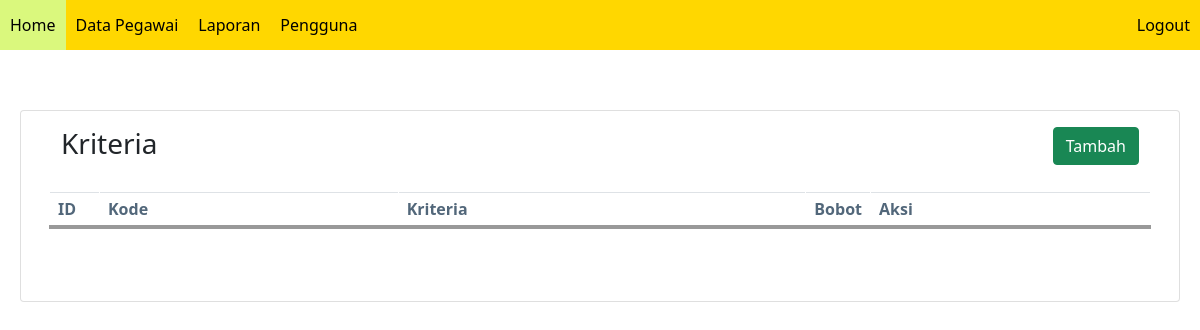
Before: /kriteria.php (signed in) with the older database file.
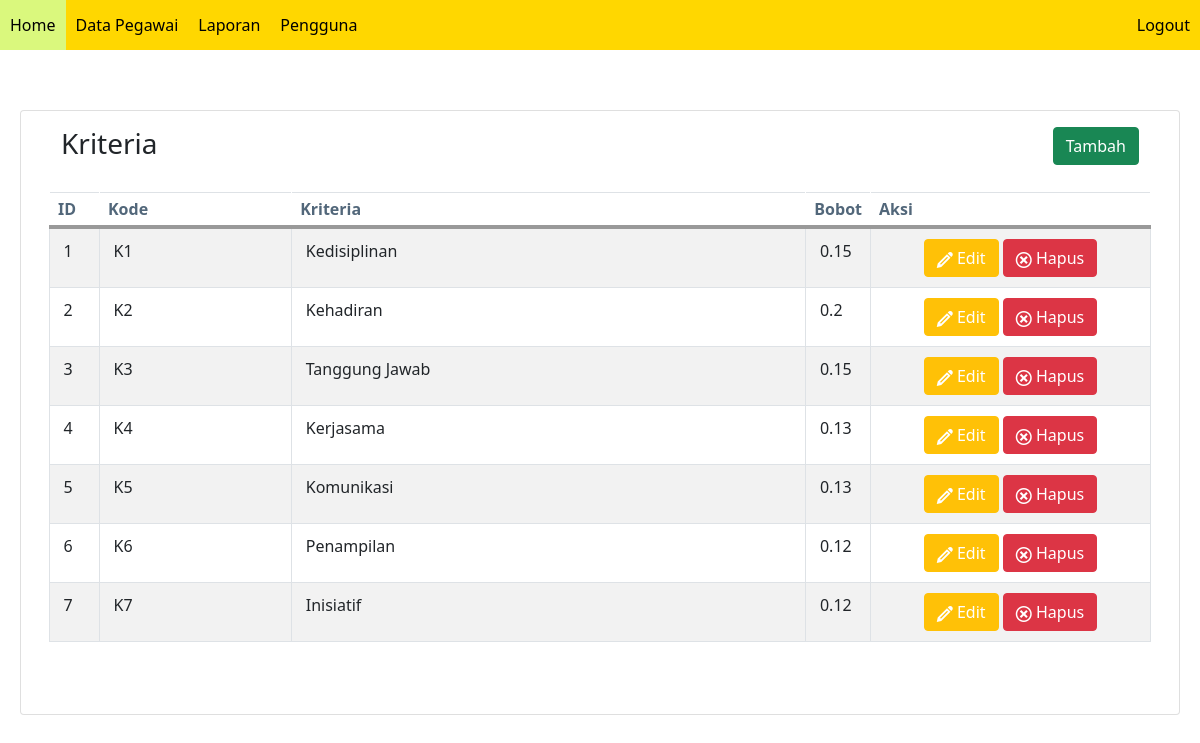
After: the same page with the newer database file.
### tables this page shows
CREATE TABLE `smart_kriteria` (
  `id_kriteria` int(11) NOT NULL,
  `kode_kriteria` varchar(45) NOT NULL,
  `nama_kriteria` varchar(45) NOT NULL,
  `bobot_kriteria` double NOT NULL
);

### kriteria.php (the view, shortened to what the changed rows need)
<?php
include "header.php";
$page = isset($_GET['page']) ? $_GET['page'] : "";
?>
<div class="card card-primary card-outline">
	<div class="card-body">
			<?php
			if ($page == 'form') {
			?>
				<div class="cell colspan2 align-right">
					<a href="kriteria.php" role="button" style="color: white;" class="btn btn-info">Kembali</a>
				</div>
		</div>
		<p></p>
		<?php
				if (isset($_POST['simpan'])) {
					$stmt = $db->prepare("select sum(bobot_kriteria) as bbtk from smart_kriteria");
					$stmt->execute();
					$row = $stmt->fetch();
					if ($_POST['bobot'] <= 100) {
						$bbt = $_POST['bobot'] / 100;
						$bbtk = $bbt + $row['bbtk'];
						if ($bbtk <= 1) {
							$nama = $_POST['nama'];
							$kode = $_POST['kode'];
							$bobot = $_POST['bobot'] / 100;
							$stmt2 = $db->prepare("insert into smart_kriteria values('',?,?,?)");
							$stmt2->bindParam(1, $kode);
							$stmt2->bindParam(2, $nama);
							$stmt2->bindParam(3, $bobot);
							if ($stmt2->execute()) {
		?>
						<script type="text/javascript">
							location.href = 'kriteria.php'
						</script>
					<?php
							} else {
					?>
						<script type="text/javascript">
							alert('Gagal menyimpan data')
						</script>
					<?php
							}
						} else {
					?>
					<script type="text/javascript">
						alert('Bobot haruslah 100% jika dijumlahkan semua kriteria')
					</script>
				<?php
						}
					} else {
				?>
				<script type="text/javascript">
					alert('Maaf nilai bobot maksimal 100')
				</script>
				<?php
					}
				}
				if (isset($_POST['update'])) {
					$stmt = $db->prepare("select sum(bobot_kriteria) as bbtk from smart_kriteria");
					$stmt->execute();
					$row = $stmt->fetch();
					if ($_POST['bobot'] <= 100) {
						$bbt = $_GET['bobot'];
						$bbt2 = $_POST['bobot'] / 100;
						$bbtk = $row['bbtk'] - $bbt;
						$bbtk2 = $bbtk + $bbt2;
						if ($bbtk2 <= 1) {
							$id = $_POST['id'];
							$kode = $_POST['kode'];
							$nama = $_POST['nama'];
							$bobot = $_POST['bobot'] / 100;
							$stmt2 = $db->prepare("update smart_kriteria set kode_kriteria=?, nama_kriteria=?, bobot_kriteria=? where id_kriteria=?");
							$stmt2->bindParam(1, $kode);
							$stmt2->bindParam(2, $nama);
							$stmt2->bindParam(3, $bobot);
							$stmt2->bindParam(4, $id);
							if ($stmt2->execute()) {
				?>
						<script type="text/javascript">
							location.href = 'kriteria.php'
						</script>
					<?php
							} else {
					?>
						<script type="text/javascript">
							alert('Gagal mengubah data')
						</script>
					<?php
							}
						} else {
					?>
					<script type="text/javascript">
						alert('Bobot haruslah 100% jika dijumlahkan semua kriteria')
					</script>
				<?php
						}
					} else {
				?>
				<script type="text/javascript">
					alert('Maaf nilai bobot maksimal 100')
				</script>
		<?php
					}
				}
		?>
		<form method="post">
			<input type="hidden" name="id" value="<?php echo isset($_GET['id']) ? $_GET['id'] : ''; ?>">
			<label>Kode Kriteria</label>
			<div class="input-control text full-size">
				<input type="text" name="kode" placeholder="Kode Kriteria" value="<?php echo isset($_GET['kode']) ? $_GET['kode'] : ''; ?>">
			</div>
			<label>Nama Kriteria</label>
			<div class="input-control text full-size">
				<input type="text" name="nama" onkeypress="return event.charCode < 48 || event.charCode  >57" placeholder="Nama Kriteria" value="<?php echo isset($_GET['nama']) ? $_GET['nama'] : ''; ?>">
			</div>
			<label>Bobot</label>
			<div class="input-control text full-size">
				<input type="number" name="bobot" placeholder="Bobot %" value="<?php echo isset($_GET['bobot']) ? $_GET['bobot'] * 100 : ''; ?>">
			</div>
			<?php
				if (isset($_GET['id'])) {
			?>
				<button type="submit" name="update" class="button warning">Update</button>
			<?php
				} else {
			?>
				<button type="submit" name="simpan" class="button primary">Simpan</button>
			<?php
				}
			?>
		</form>
	<?php
			} else {
	?>
		<table class="table table-bordered table-striped" data-role="datatable" data-searching="true">
			<thead>
				<tr>
					<th width="50">ID</th>
					<th>Kode</th>
					<th>Kriteria</th>
					<th width="50">Bobot</th>
					<th width="280">Aksi</th>
				</tr>
			</thead>
			<tbody>
				<?php
						$stmt = $db->prepare("select * from smart_kriteria");
						$stmt->execute();
						$no = 1;
						while ($row = $stmt->fetch()) {
				?>
					<tr>
						<td><?php echo $no++ ?></td>
						<td><?php echo $row['kode_kriteria'] ?></td>
						<td><?php echo $row['nama_kriteria'] ?></td>
						<td><?php echo $row['bobot_kriteria'] ?></td>
						<td class="align-center">
							<a href="?page=form&id=<?php echo $row['id_kriteria'] ?>&kode=<?php echo $row['kode_kriteria'] ?>&nama=<?php echo $row['nama_kriteria'] ?>&bobot=<?php echo $row['bobot_kriteria'] ?>" role="button" style="color: white;" class="btn btn-warning"><span class="mif-pencil icon"></span> Edit</a>
							<a href="?page=hapus&id=<?php echo $row['id_kriteria'] ?>" role="button" style="color: white;" class="btn btn-danger"><span class="mif-cancel icon"></span> Hapus</a>
						</td>
					</tr>
				<?php
						}
				?>
			</tbody>
		</table>
	</div>
</div>
<?php
			}
			include "footer.php";
?>

Changed rows visible on the page:
added smart_kriteria: kode_kriteria "K1", nama_kriteria "Kedisiplinan", bobot_kriteria "0.15"
added smart_kriteria: kode_kriteria "K2", nama_kriteria "Kehadiran", bobot_kriteria "0.2"
added smart_kriteria: kode_kriteria "K3", nama_kriteria "Tanggung Jawab", bobot_kriteria "0.15"
added smart_kriteria: kode_kriteria "K4", nama_kriteria "Kerjasama", bobot_kriteria "0.13"
added smart_kriteria: kode_kriteria "K5", nama_kriteria "Komunikasi", bobot_kriteria "0.13"
added smart_kriteria: kode_kriteria "K6", nama_kriteria "Penampilan", bobot_kriteria "0.12"
added smart_kriteria: kode_kriteria "K7", nama_kriteria "Inisiatif", bobot_kriteria "0.12"
